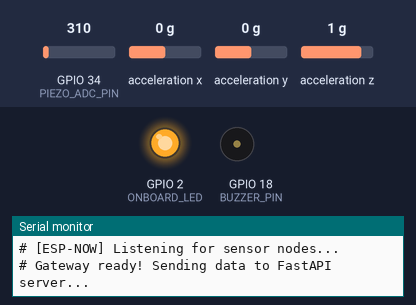
A sketch run on a simulated ESP32. On the bench: output pins drawn as LEDs (lit = HIGH), buzzer (waves = sounding, pin HIGH), the last lines printed to the serial monitor. Wiring (inferred from the names in the program): MPU-6050 motion sensor at I2C address 0x68. The inputs (shaded band) are chosen by the test bench; at power-on: GPIO 34 (PIEZO_ADC_PIN) = 310, acceleration x 0 g, acceleration y 0 g, acceleration z 1 g (analog values on the 0–4095 scale). WiFi joins after 1.5 s; servers stay silent unless stated; uploads are accepted with an empty reply.

Above: at 2.8 s.
At 15.57 s:
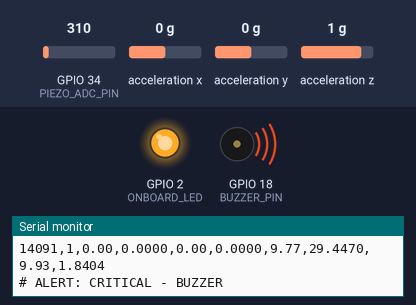
Timing chart, 0 to 17.6 s (numbered marks = the images above):
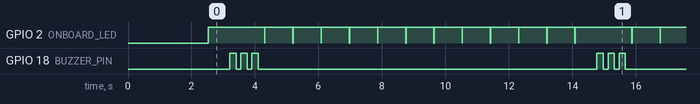

The sketch:

gateway_node.ino
```cpp
/*
 * UrbanPulse — Gateway Node Firmware (Node 1)
 * FULL MODE — WiFi + FastAPI Backend + ESP-NOW Mesh
 *
 * Compatible with:
 *   - ESP32 Arduino Core v2.x (Board: "ESP32 Dev Module")
 *   - arduinoFFT v1.6.x
 *
 * What this does:
 *   1. Reads its own MPU-6050 + Piezo sensors
 *   2. Receives ESP-NOW data from Node 2 and Node 3
 *   3. Sends ALL data to FastAPI server via HTTP POST
 *   4. Receives alert commands from server response
 *   5. Buzzer alert if ANY node gives a high reading
 *   6. Prints CSV to Serial for backup logging
 *
 * Libraries needed (install via Library Manager):
 *   - arduinoFFT by Enrique Condes
 *   - HTTPClient (built into ESP32 Arduino Core)
 *
 * Hardware:
 *   - ESP32 DevKit v1
 *   - MPU-6050 (GY-521) on I2C (SDA->21, SCL->22)
 *   - Piezo disc via LM358 on GPIO 34
 *   - Active buzzer on GPIO 18 (via 1k ohm resistor)
 */

#include <Wire.h>
#include <WiFi.h>
#include <esp_now.h>
#include <HTTPClient.h>
#include "arduinoFFT.h"

// ─── WiFi CONFIGURATION ──────────────────────────────
const char* WIFI_SSID     = "DaEL";
const char* WIFI_PASSWORD = "11228866";

// ─── FastAPI SERVER ───────────────────────────────────
const char* SERVER_URL = "http://172.20.10.3:8000/api/sensor-data";

// ─── PIN DEFINITIONS ───────────────────────────────────
#define MPU_SDA        21
#define MPU_SCL        22
#define PIEZO_ADC_PIN  34
#define BUZZER_PIN     18    // Active buzzer (via 1k ohm resistor per pin_connections.txt)
#define ONBOARD_LED    2

// ─── MPU-6050 ──────────────────────────────────────────
#define MPU_ADDR 0x68

// ─── FFT ───────────────────────────────────────────────
#define SAMPLES        512
#define SAMPLING_FREQ  1000
#define PIEZO_SAMPLING_FREQ 5000
#define NODE_ID        1

// ─── SIMPLE THRESHOLDS (adjust after testing) ─────────
#define MPU_RMS_WARNING_THRESHOLD    0.15
#define PIEZO_RMS_WARNING_THRESHOLD  0.5

// ─── DATA STRUCTURE (must match sensor_node) ──────────
typedef struct SensorPacket {
  uint8_t  nodeId;
  float    mpuDominantFreq;
  float    mpuPeakAmplitude;
  float    mpuSpectralCentroid;
  float    piezoDominantFreq;
  float    piezoPeakAmplitude;
  float    piezoSpectralCentroid;
  float    mpuRMS;
  float    piezoRMS;
  uint32_t timestamp;
} SensorPacket;

// ─── GLOBALS ───────────────────────────────────────────

double vRealMPU[SAMPLES], vImagMPU[SAMPLES];
double vRealPiezo[SAMPLES], vImagPiezo[SAMPLES];

// arduinoFFT v1.x
arduinoFFT FFT_MPU = arduinoFFT(vRealMPU, vImagMPU, SAMPLES, SAMPLING_FREQ);
arduinoFFT FFT_Piezo = arduinoFFT(vRealPiezo, vImagPiezo, SAMPLES, PIEZO_SAMPLING_FREQ);

// Alert state
enum AlertLevel { NORMAL, WARNING, CRITICAL };
AlertLevel currentAlert = NORMAL;
unsigned long alertStartTime = 0;

// WiFi state
bool wifiConnected = false;
unsigned long lastWifiAttempt = 0;
#define WIFI_RETRY_INTERVAL 10000 // retry WiFi every 10s if disconnected

// HTTP state
unsigned long lastHTTPSend = 0;

// ─── WiFi FUNCTIONS ───────────────────────────────────
void connectWiFi() {
  Serial.printf("# [WiFi] Connecting to %s", WIFI_SSID);

  // Set WiFi to STA mode — ESP-NOW requires this
  WiFi.mode(WIFI_STA);
  WiFi.begin(WIFI_SSID, WIFI_PASSWORD);

  int attempts = 0;
  while (WiFi.status() != WL_CONNECTED && attempts < 20) {
    delay(500);
    Serial.print(".");
    attempts++;
  }

  if (WiFi.status() == WL_CONNECTED) {
    wifiConnected = true;
    Serial.printf("\n# [WiFi] Connected! IP: %s\n", WiFi.localIP().toString().c_str());
    Serial.printf("# [WiFi] Channel: %d\n", WiFi.channel());
  } else {
    wifiConnected = false;
    Serial.println("\n# [WiFi] Connection failed! Will retry...");
    Serial.println("# [WiFi] ESP-NOW still works without WiFi");
  }
}

void checkWiFi() {
  if (WiFi.status() != WL_CONNECTED) {
    wifiConnected = false;
    if (millis() - lastWifiAttempt > WIFI_RETRY_INTERVAL) {
      lastWifiAttempt = millis();
      Serial.println("# [WiFi] Reconnecting...");
      WiFi.reconnect();
      delay(2000);
      if (WiFi.status() == WL_CONNECTED) {
        wifiConnected = true;
        Serial.println("# [WiFi] Reconnected!");
      }
    }
  } else {
    wifiConnected = true;
  }
}

// ─── HTTP POST TO SERVER ──────────────────────────────
void sendToServer(SensorPacket &pkt) {
  if (!wifiConnected) return;

  HTTPClient http;
  http.begin(SERVER_URL);
  http.addHeader("Content-Type", "application/json");
  http.setTimeout(2000); // 2 second timeout — don't block too long

  // Build JSON manually (avoids needing ArduinoJson library)
  char json[512];
  snprintf(json, sizeof(json),
    "{"
    "\"node_id\":%d,"
    "\"mpu_dominant_freq\":%.2f,"
    "\"mpu_peak_amplitude\":%.4f,"
    "\"mpu_spectral_centroid\":%.2f,"
    "\"piezo_dominant_freq\":%.2f,"
    "\"piezo_peak_amplitude\":%.4f,"
    "\"piezo_spectral_centroid\":%.2f,"
    "\"mpu_rms\":%.4f,"
    "\"piezo_rms\":%.4f,"
    "\"timestamp\":%lu"
    "}",
    pkt.nodeId,
    pkt.mpuDominantFreq,
    pkt.mpuPeakAmplitude,
    pkt.mpuSpectralCentroid,
    pkt.piezoDominantFreq,
    pkt.piezoPeakAmplitude,
    pkt.piezoSpectralCentroid,
    pkt.mpuRMS,
    pkt.piezoRMS,
    pkt.timestamp
  );

  int httpCode = http.POST(json);

  if (httpCode > 0) {
    String response = http.getString();

    // Parse alert level from server response
    // Server returns: {"status":"ok","alert":"NORMAL"} or "WARNING" or "CRITICAL"
    if (response.indexOf("\"CRITICAL\"") >= 0) {
      if (currentAlert != CRITICAL) {
        triggerAlert(CRITICAL);
      }
    } else if (response.indexOf("\"WARNING\"") >= 0) {
      if (currentAlert < WARNING) {
        triggerAlert(WARNING);
      }
    }
    // NORMAL doesn't override — let the timeout handle de-escalation

  } else {
    Serial.printf("# [HTTP] POST failed: %s\n", http.errorToString(httpCode).c_str());
  }

  http.end();
}

// ─── ESP-NOW RECEIVE CALLBACK ──────────────────────────
void onDataReceived(const uint8_t *mac_addr, const uint8_t *data, int len) {
  if (len == sizeof(SensorPacket)) {
    SensorPacket pkt;
    memcpy(&pkt, data, sizeof(pkt));

    if (pkt.nodeId >= 1 && pkt.nodeId <= 3) {
      // Print received data as CSV for logging
      printDataCSV(pkt);

      // Check thresholds and trigger local alerts
      checkThresholds(pkt);

      // Send to FastAPI server
      sendToServer(pkt);
    }
  }
}

// ─── DATA LOGGING (CSV format to Serial) ──────────────
void printDataCSV(SensorPacket &pkt) {
  // CSV format: timestamp, nodeId, mpuFreq, mpuAmp, mpuCentroid, mpuRMS, piezoFreq, piezoAmp, piezoCentroid, piezoRMS
  Serial.printf("%lu,%d,%.2f,%.4f,%.2f,%.4f,%.2f,%.4f,%.2f,%.4f\n",
    pkt.timestamp,
    pkt.nodeId,
    pkt.mpuDominantFreq,
    pkt.mpuPeakAmplitude,
    pkt.mpuSpectralCentroid,
    pkt.mpuRMS,
    pkt.piezoDominantFreq,
    pkt.piezoPeakAmplitude,
    pkt.piezoSpectralCentroid,
    pkt.piezoRMS
  );
}

// ─── SIMPLE THRESHOLD ALERTS (replaces ML) ────────────
void checkThresholds(SensorPacket &pkt) {
  AlertLevel level = NORMAL;

  // Check MPU RMS (vibration intensity)
  if (pkt.mpuRMS > MPU_RMS_WARNING_THRESHOLD * 2) {
    level = CRITICAL;
  } else if (pkt.mpuRMS > MPU_RMS_WARNING_THRESHOLD) {
    level = WARNING;
  }

  // Check Piezo RMS (acoustic intensity)
  if (pkt.piezoRMS > PIEZO_RMS_WARNING_THRESHOLD * 2) {
    level = CRITICAL;
  } else if (pkt.piezoRMS > PIEZO_RMS_WARNING_THRESHOLD && level < WARNING) {
    level = WARNING;
  }

  // Only update alert if severity increased
  if (level > currentAlert) {
    triggerAlert(level);
  }
}

// ─── ALERT SYSTEM (Buzzer Only) ────────────────────────
void triggerAlert(AlertLevel level) {
  currentAlert = level;
  alertStartTime = millis();

  switch (level) {
    case CRITICAL:
      Serial.println("# ALERT: CRITICAL - BUZZER");
      buzzPattern(3, 200);       // 3 short pulses
      break;
    case WARNING:
      Serial.println("# ALERT: WARNING - BUZZER");
      buzzPattern(1, 500);         // 1 long pulse
      break;
    case NORMAL:
      Serial.println("# ALERT: NORMAL");
      break;
  }
}

void buzzPattern(int pulses, int durationMs) {
  for (int i = 0; i < pulses; i++) {
    digitalWrite(BUZZER_PIN, HIGH);
    delay(durationMs);
    digitalWrite(BUZZER_PIN, LOW);
    if (i < pulses - 1) delay(150);
  }
}

// ─── MPU-6050 ──────────────────────────────────────────
void initMPU6050() {
  Wire.begin(MPU_SDA, MPU_SCL);
  Wire.setClock(400000);

  Wire.beginTransmission(MPU_ADDR);
  Wire.write(0x6B);
  Wire.write(0x00);
  Wire.endTransmission(true);

  Wire.beginTransmission(MPU_ADDR);
  Wire.write(0x1C);
  Wire.write(0x08); // +/-4g
  Wire.endTransmission(true);

  Serial.println("# [MPU] Initialized");
}

// Read all 3 acceleration axes, subtract gravity from Z, return vector magnitude
float readMPU_XYZ() {
  Wire.beginTransmission(MPU_ADDR);
  Wire.write(0x3B);
  Wire.endTransmission(false);
  Wire.requestFrom(MPU_ADDR, 6, true);

  int16_t rawX = (Wire.read() << 8) | Wire.read();
  int16_t rawY = (Wire.read() << 8) | Wire.read();
  int16_t rawZ = (Wire.read() << 8) | Wire.read();

  float x = rawX / 8192.0;
  float y = rawY / 8192.0;
  float z = rawZ / 8192.0 - 1.0;

  return sqrt(x*x + y*y + z*z);
}

// ─── OWN SENSOR SAMPLING ──────────────────────────────
void sampleOwnSensors() {
  SensorPacket pkt;
  pkt.nodeId = NODE_ID;
  pkt.timestamp = millis();

  // MPU FFT
  unsigned long period_us = 1000000UL / SAMPLING_FREQ;
  for (int i = 0; i < SAMPLES; i++) {
    unsigned long t0 = micros();
    vRealMPU[i] = readMPU_XYZ();
    vImagMPU[i] = 0.0;
    while (micros() - t0 < period_us);
  }
  FFT_MPU.Windowing(FFT_WIN_TYP_HAMMING, FFT_FORWARD);
  FFT_MPU.Compute(FFT_FORWARD);
  FFT_MPU.ComplexToMagnitude();

  double maxAmp = 0; int maxIdx = 0;
  double wSum = 0, tAmp = 0, sSq = 0;
  for (int i = 1; i < SAMPLES/2; i++) {
    double a = vRealMPU[i];
    double f = (i * 1.0 * SAMPLING_FREQ) / SAMPLES;
    if (a > maxAmp) { maxAmp = a; maxIdx = i; }
    wSum += f * a; tAmp += a; sSq += a * a;
  }
  pkt.mpuDominantFreq    = (maxIdx * 1.0 * SAMPLING_FREQ) / SAMPLES;
  pkt.mpuPeakAmplitude   = maxAmp;
  pkt.mpuSpectralCentroid = tAmp > 0 ? wSum / tAmp : 0;
  pkt.mpuRMS = sqrt(sSq / (SAMPLES/2));

  // Piezo FFT
  period_us = 1000000UL / PIEZO_SAMPLING_FREQ;
  for (int i = 0; i < SAMPLES; i++) {
    unsigned long t0 = micros();
    vRealPiezo[i] = analogRead(PIEZO_ADC_PIN) * (3.3 / 4095.0);
    vImagPiezo[i] = 0.0;
    while (micros() - t0 < period_us);
  }
  FFT_Piezo.Windowing(FFT_WIN_TYP_HAMMING, FFT_FORWARD);
  FFT_Piezo.Compute(FFT_FORWARD);
  FFT_Piezo.ComplexToMagnitude();

  maxAmp = 0; maxIdx = 0; wSum = 0; tAmp = 0; sSq = 0;
  for (int i = 1; i < SAMPLES/2; i++) {
    double a = vRealPiezo[i];
    double f = (i * 1.0 * PIEZO_SAMPLING_FREQ) / SAMPLES;
    if (a > maxAmp) { maxAmp = a; maxIdx = i; }
    wSum += f * a; tAmp += a; sSq += a * a;
  }
  pkt.piezoDominantFreq    = (maxIdx * 1.0 * PIEZO_SAMPLING_FREQ) / SAMPLES;
  pkt.piezoPeakAmplitude   = maxAmp;
  pkt.piezoSpectralCentroid = tAmp > 0 ? wSum / tAmp : 0;
  pkt.piezoRMS = sqrt(sSq / (SAMPLES/2));

  // Print own data
  printDataCSV(pkt);

  // Check own thresholds
  checkThresholds(pkt);

  // Send to server
  sendToServer(pkt);
}

// ─── SETUP ─────────────────────────────────────────────
void setup() {
  Serial.begin(115200);
  delay(1000);

  // Print header
  Serial.println("# UrbanPulse Gateway — Full Mode (WiFi + FastAPI)");
  Serial.println("# timestamp,nodeId,mpuFreq,mpuAmp,mpuCentroid,mpuRMS,piezoFreq,piezoAmp,piezoCentroid,piezoRMS");

  // Pin setup
  pinMode(ONBOARD_LED, OUTPUT);
  pinMode(BUZZER_PIN, OUTPUT);
  pinMode(PIEZO_ADC_PIN, INPUT);
  digitalWrite(BUZZER_PIN, LOW);
  analogReadResolution(12);
  analogSetAttenuation(ADC_11db);

  // Init MPU-6050
  initMPU6050();

  // Connect to WiFi (also sets STA mode needed for ESP-NOW)
  connectWiFi();

  // Print MAC address (needed for sensor nodes)
  Serial.printf("# [WiFi] Gateway MAC: %s\n", WiFi.macAddress().c_str());

  // Init ESP-NOW (works alongside WiFi on the same channel)
  if (esp_now_init() != ESP_OK) {
    Serial.println("# [ESP-NOW] Init failed!");
    return;
  }
  esp_now_register_recv_cb(onDataReceived);
  Serial.println("# [ESP-NOW] Listening for sensor nodes...");

  Serial.println("# Gateway ready! Sending data to FastAPI server...\n");
}

// ─── MAIN LOOP ─────────────────────────────────────────
unsigned long lastOwnSample = 0;

void loop() {
  // Check WiFi connection
  checkWiFi();

  // Sample own sensors every 500ms
  if (millis() - lastOwnSample > 500) {
    lastOwnSample = millis();

    // Blink LED during sampling
    digitalWrite(ONBOARD_LED, HIGH);
    sampleOwnSensors();
    digitalWrite(ONBOARD_LED, LOW);
  }

  // Auto-reset alert to NORMAL after 10 seconds
  if (currentAlert != NORMAL && millis() - alertStartTime > 10000) {
    triggerAlert(NORMAL);
  }

  delay(10);
}
```

Measured:
- by itself, GPIO 2 (ONBOARD_LED): repeats every 11.6 s: 11 × (LOW 0.01 s, HIGH 0.88 s), LOW 0.01 s, HIGH 1.8 s
- by itself, GPIO 18 (BUZZER_PIN): repeats every 11.6 s: 2 × (LOW 0.15 s, HIGH 0.20 s), LOW 10.7 s, HIGH 0.20 s
- by itself, everything shown: repeats every 11.6 s, in 28 steps
